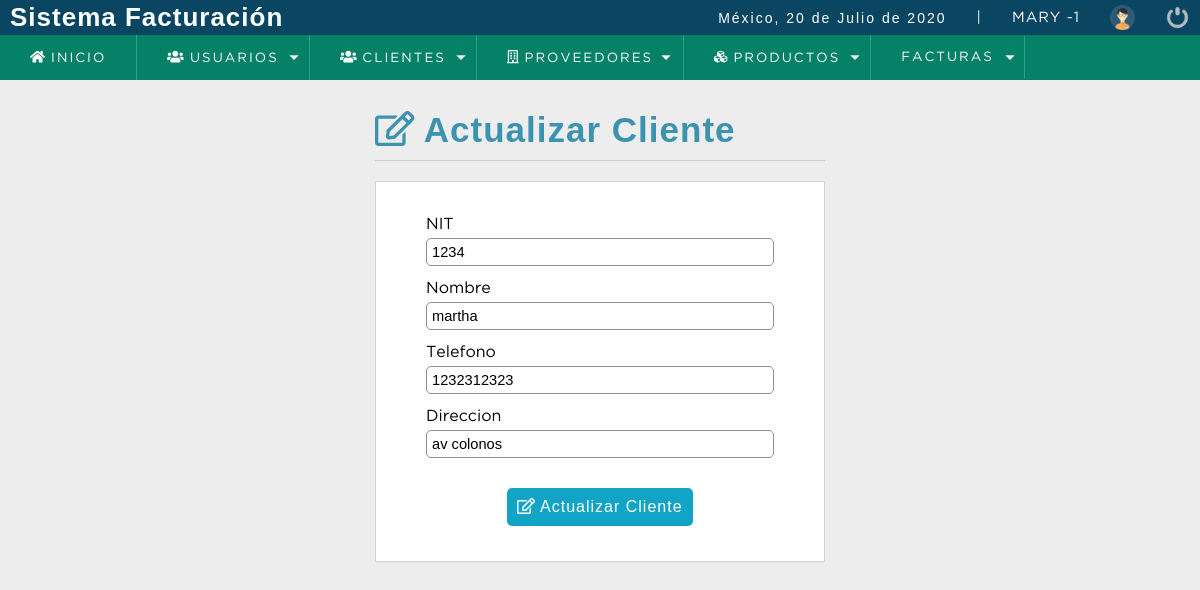
The page /sistema/editar_cliente.php?id=1 (signed in) on the database its author committed.
### tables this page shows
CREATE TABLE `cliente` (
  `idcliente` int(11) NOT NULL,
  `nit` int(11) DEFAULT NULL,
  `nombre` varchar(80) DEFAULT NULL,
  `telefono` int(11) DEFAULT NULL,
  `direccion` text DEFAULT NULL,
  `dateadd` datetime NOT NULL DEFAULT current_timestamp(),
  `usuario_id` int(11) NOT NULL,
  `estatus` int(11) NOT NULL DEFAULT 1
);

### sistema/editar_cliente.php (the view, shortened to what this page needs)
<?php
	include "../conexion.php";
	$idcliente=$_REQUEST['id'];
	$sql=mysqli_query($conection, "SELECT *	FROM cliente WHERE idcliente=$idcliente and estatus = 1 ");
	$resul_sql=mysqli_num_rows($sql);
	if ($resul_sql==0) {
		header('location: lista_clientes.php');
	}else{
		while ($data=mysqli_fetch_array($sql)) {
			$nit       = $data['nit'];
			$nombre    = $data['nombre'];
			$telefono  = $data['telefono'];
			$direccion = $data['direccion'];
		}
	}
?>
<!DOCTYPE html>
<html lang="en">
<head>
	<?php include "includes/scripts.php"; ?>
</head>
<body>
	<?php include "includes/header.php"; ?>
	<section id="container">
		<div class="form_register">
			<h1><i class="far fa-edit"></i> Actualizar Cliente</h1>
			<hr>
			<form action="" method="post">
				<label for="nit"> NIT</label>
				<input type="number" name="nit" id="nit" placeholder="Número de NIT" value="<?php echo $nit; ?>">
				<label for="nombre"> Nombre</label>
				<input type="text" name="nombre" id="nombre" placeholder="Nombre completo" value="<?php echo $nombre; ?>">
				<label for="telefono"> Telefono</label>
				<input type="number" name="telefono" id="telefono" placeholder="Teléfono" value="<?php echo $telefono; ?>">
				<label for="direccion"> Direccion</label>
				<input type="text" name="direccion" id="direccion" placeholder="Dirección completa" value="<?php echo $direccion; ?>">
				<button type="submit" class="btn_save"><i class="far fa-edit"></i> Actualizar Cliente</button>
			</form>
		</div>
	</section>
</body>
</html>

### sistema/css/style.css (style rules this page uses)
* { margin: 0; padding: 0; box-sizing: border-box; }
body { background: #ededed; }
h1, h2, h3, h4, h5, h6 { font-family: 'arial'; font-weight: bold; letter-spacing: 1px; }
h1 { font-size: 26px; }
#container { padding: 90px 15px 15px; }
.form_register { width: 450px; margin: auto; margin-top: 20px; }
.form_register h1 { color: #3c93b0; }
hr { border: 0; background: #CCC; height: 1px; margin: 10px 0; display: block; }
form { background: #FFF; margin: auto; padding: 20px 50px; border: 1px solid #d1d1d1; }
label { display: block; font-size: 12pt; font-family: 'GothamBook'; margin: 15px auto 5px auto; }
input,select { display: block; width: 100%; font-size: 11pt; padding: 5px; border: 1px solid #85929e; border-radius: 5px; }
.btn_save { font-size: 12pt; background: #12a4c6; padding: 10px; color: #FFF; letter-spacing: 1px; border: 0; cursor: pointer; margin: 30px auto 15px auto; display: block; border-radius: 5px; }
#container h1 { font-size: 35px; display: inline-block; }

### rows shown on the page
cliente: nit "1234", nombre "martha", telefono "1232312323", direccion "av colonos"

### other values the page prints
fechaC() "20 de Julio de 2020"
$_SESSION['nombre'] "MARY"
$_SESSION['rol'] "1"
